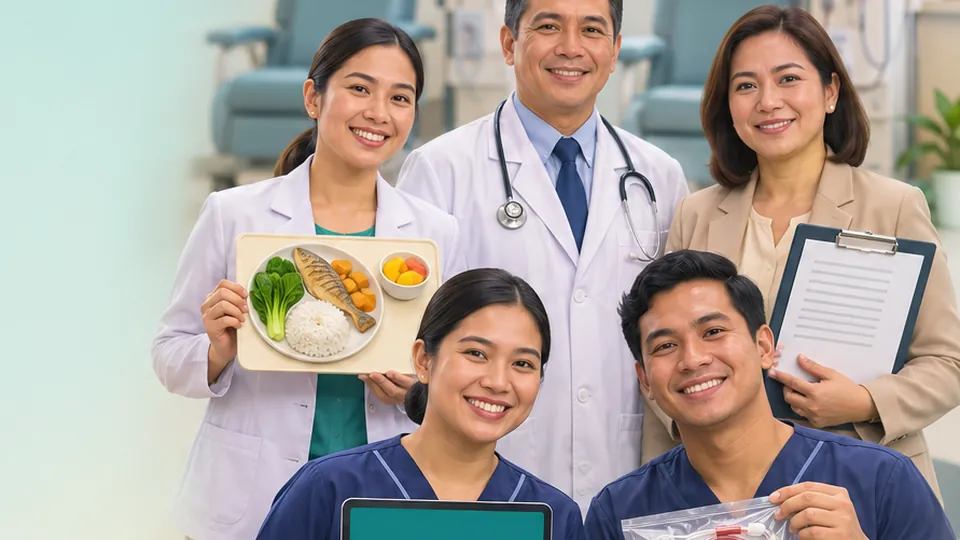
#> input picture images/academy/landing/academy-index.webp, 960 x 540 px
$ python -i wire_images.py   (imports and definitions only)
#> lines starting #> are read from the running program, lines starting #| are printed output that depends on the picture
#!/usr/bin/env python3
"""Checks which Reprocessing Technician modules have all their images in the production folder, and wires them.

    python3 tools/techcourses/reprocessing_tech/wire_images.py --status            # report completeness only
    python3 tools/techcourses/reprocessing_tech/wire_images.py --wire 01 02 hub    # copy + derive assets for those units

A module is complete when its hero (<slug>-vignette-hero.png) and both figures (figs.py, as .webp or .png) exist.
Wiring copies the hero (.png + .webp) and figures (.webp) into images/, and cuts the 640x360 card thumbnail from the hero;
the hub also gets images/academy/landing/<hub>.webp (960x540). Run from the repo root. Source folder: SRC below or --src."""
import argparse, importlib.util, shutil, sys
from pathlib import Path
from PIL import Image

ROOT = Path(__file__).resolve().parents[3]
HERE = Path(__file__).resolve().parent
SRC = Path("/Volumes/Storage/Renal Care Academy/Reprocessing Technician/images")
IMG = ROOT / "images"


def load(p, n):
    s = importlib.util.spec_from_file_location(n, p); m = importlib.util.module_from_spec(s); s.loader.exec_module(m); return m


# [1 line not run here, left out]
# [1 line that did not run here, left out]


# [7 lines left out: function units, not called in this run]


def have(src, base):
    return any((src / f"{base}{ext}").exists() for ext in (".png", ".webp"))


def card(hero_png, out, size=(640, 360), inner=0.62):
#> called with out = 'out.png', size = (640, 360), inner = 0.62
    im = Image.open(hero_png).convert("RGB"); w, h = im.size
#> in card, im is the input picture: PIL image 960x540 RGB; mean R, G, B 173.5, 165.9, 159.2
#> after `w, h = im.size`: w = 960; h = 540
    side = int(min(w, h) * inner); cx, cy = w // 2, h // 2
#> after `side = int(min(w, h) * inner)`: side = 334
#> after `cx, cy = (w // 2, h // 2)`: cx = 480; cy = 270
    box_w, box_h = side, int(side * size[1] / size[0])
#> box_w = 334; box_h = 187
    crop = im.crop((cx - box_w // 2, cy - box_h // 2, cx + box_w // 2, cy + box_h // 2)).resize(size, Image.LANCZOS)
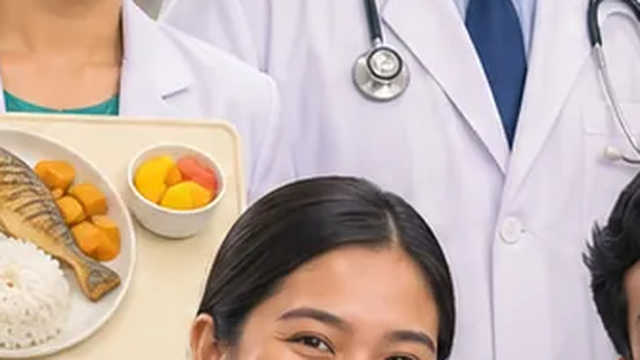
#> crop: PIL image 640x360 RGB; mean R, G, B 194.5, 176.3, 168.5
    crop.save(out, quality=84, method=6)


# [38 lines left out: functions to_webp, wire, main, not called in this run]


# [2 lines not run here, left out]

>>> result = card('../../../images/academy/landing/academy-index.webp', 'out.png')

$ run again, on images/academy/landing/academy-team-teaching.webp
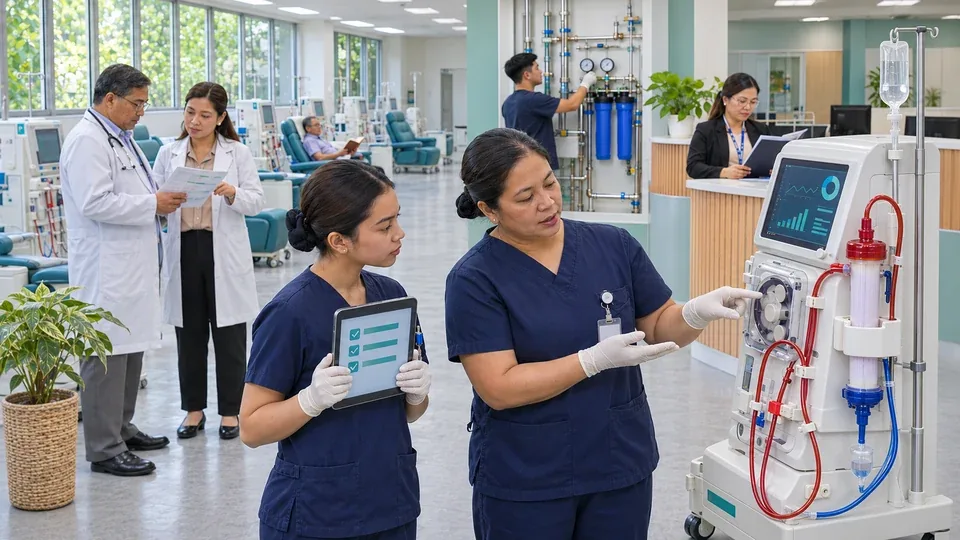
#> input picture images/academy/landing/academy-team-teaching.webp, 960 x 540 px
#> in card, im is the input picture: PIL image 960x540 RGB; mean R, G, B 138.2, 139.2, 142.5
#> in card, `crop = im.crop((cx - box_w // 2, cy - box_h // 2, cx + box_w // 2, cy ..`:
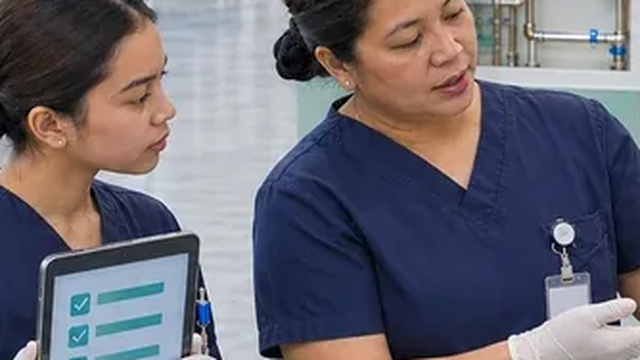
#> crop: PIL image 640x360 RGB; mean R, G, B 105.6, 102.9, 113.7

$ run again, on images/academy/landing/attending-nephrologist.webp
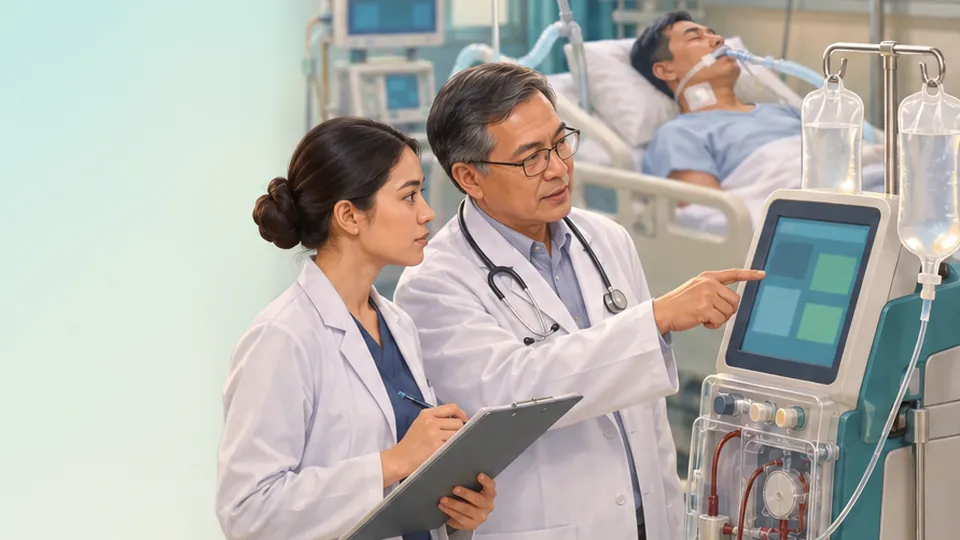
#> input picture images/academy/landing/attending-nephrologist.webp, 960 x 540 px
#> in card, im is the input picture: PIL image 960x540 RGB; mean R, G, B 179.4, 177.7, 171.8
#> in card, `crop = im.crop((cx - box_w // 2, cy - box_h // 2, cx + box_w // 2, cy ..`:
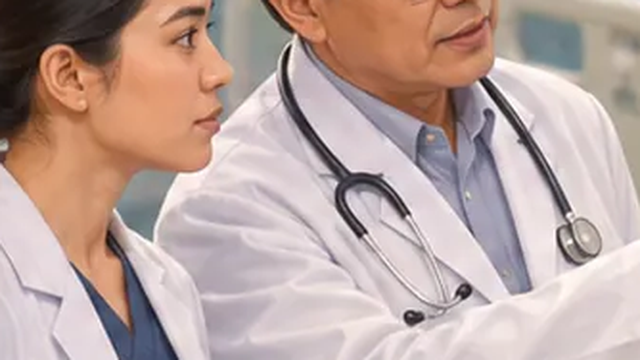
#> crop: PIL image 640x360 RGB; mean R, G, B 187.2, 164.9, 159

$ run again, on images/academy/landing/attending-pediatric-nephrologist.webp
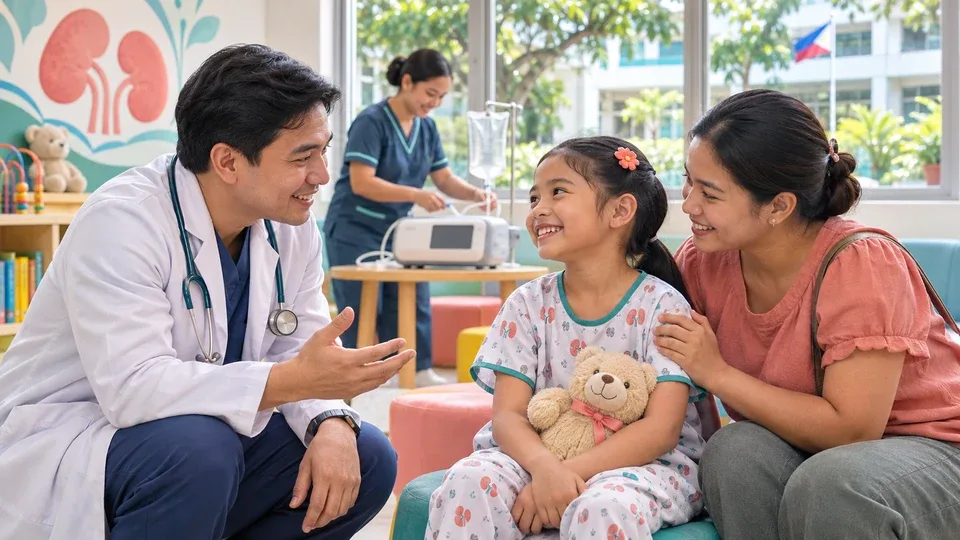
#> input picture images/academy/landing/attending-pediatric-nephrologist.webp, 960 x 540 px
#> in card, im is the input picture: PIL image 960x540 RGB; mean R, G, B 163.6, 146.3, 139.8
#> in card, `crop = im.crop((cx - box_w // 2, cy - box_h // 2, cx + box_w // 2, cy ..`:
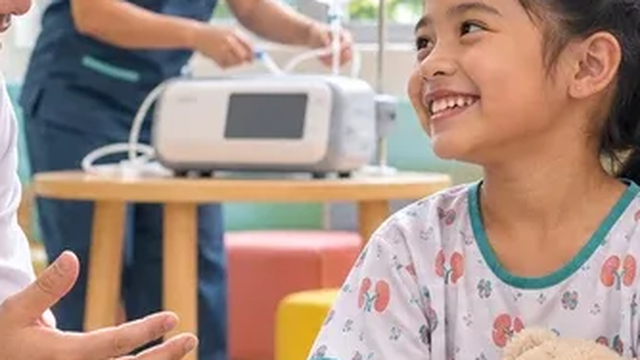
#> crop: PIL image 640x360 RGB; mean R, G, B 168.8, 145.1, 133.9
